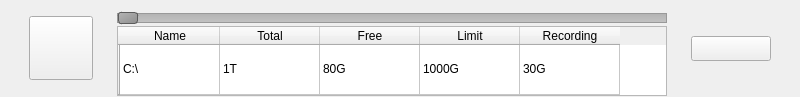
<?xml version="1.0" encoding="UTF-8"?>
<ui version="4.0">
 <class>VSCHddOneEdit</class>
 <widget class="QWidget" name="VSCHddOneEdit">
  <property name="geometry">
   <rect>
    <x>0</x>
    <y>0</y>
    <width>800</width>
    <height>97</height>
   </rect>
  </property>
  <property name="minimumSize">
   <size>
    <width>800</width>
    <height>97</height>
   </size>
  </property>
  <property name="maximumSize">
   <size>
    <width>800</width>
    <height>97</height>
   </size>
  </property>
  <property name="windowTitle">
   <string>Form</string>
  </property>
  <property name="windowIcon">
   <iconset resource="../main/vscmainwindows.qrc">
    <normaloff>:/logo/resources/vscsmall.png</normaloff>:/logo/resources/vscsmall.png</iconset>
  </property>
  <layout class="QHBoxLayout" name="horizontalLayout">
   <item>
    <widget class="QPushButton" name="pushButton">
     <property name="minimumSize">
      <size>
       <width>64</width>
       <height>64</height>
      </size>
     </property>
     <property name="maximumSize">
      <size>
       <width>64</width>
       <height>64</height>
      </size>
     </property>
     <property name="text">
      <string/>
     </property>
     <property name="icon">
      <iconset resource="../main/vscmainwindows.qrc">
       <normaloff>:/device/resources/harddisk.png</normaloff>:/device/resources/harddisk.png</iconset>
     </property>
     <property name="iconSize">
      <size>
       <width>65</width>
       <height>65</height>
      </size>
     </property>
    </widget>
   </item>
   <item>
    <layout class="QVBoxLayout" name="verticalLayout">
     <property name="spacing">
      <number>0</number>
     </property>
     <item>
      <widget class="QSlider" name="horizontalSlider">
       <property name="minimumSize">
        <size>
         <width>550</width>
         <height>0</height>
        </size>
       </property>
       <property name="maximumSize">
        <size>
         <width>550</width>
         <height>16777215</height>
        </size>
       </property>
       <property name="styleSheet">
        <string notr="true">QSlider::groove:horizontal {
border: 1px solid #999999;
height: 8px; /* the groove expands to the size of the slider by default. by giving it a height, it has a fixed size */
background: qlineargradient(x1:0, y1:0, x2:0, y2:1, stop:0 #B1B1B1, stop:1 #c4c4c4);
}
QSlider::handle:horizontal {
background: qlineargradient(x1:0, y1:0, x2:1, y2:1, stop:0 #b4b4b4, stop:1 #8f8f8f);
border: 1px solid #5c5c5c;
width: 18px;
margin: -2px 0; /* handle is placed by default on the contents rect of the groove. Expand outside the groove */
border-radius: 3px;
}</string>
       </property>
       <property name="orientation">
        <enum>Qt::Horizontal</enum>
       </property>
      </widget>
     </item>
     <item>
      <widget class="QTableWidget" name="tableWidget">
       <property name="enabled">
        <bool>true</bool>
       </property>
       <property name="minimumSize">
        <size>
         <width>550</width>
         <height>70</height>
        </size>
       </property>
       <property name="maximumSize">
        <size>
         <width>550</width>
         <height>70</height>
        </size>
       </property>
       <property name="styleSheet">
        <string notr="true">font: 11pt &quot;Arial&quot;;</string>
       </property>
       <property name="editTriggers">
        <set>QAbstractItemView::NoEditTriggers</set>
       </property>
       <property name="dragEnabled">
        <bool>false</bool>
       </property>
       <property name="alternatingRowColors">
        <bool>false</bool>
       </property>
       <property name="showGrid">
        <bool>true</bool>
       </property>
       <property name="gridStyle">
        <enum>Qt::SolidLine</enum>
       </property>
       <property name="wordWrap">
        <bool>true</bool>
       </property>
       <property name="cornerButtonEnabled">
        <bool>false</bool>
       </property>
       <attribute name="verticalHeaderVisible">
        <bool>true</bool>
       </attribute>
       <attribute name="verticalHeaderCascadingSectionResizes">
        <bool>false</bool>
       </attribute>
       <attribute name="verticalHeaderShowSortIndicator" stdset="0">
        <bool>false</bool>
       </attribute>
       <attribute name="verticalHeaderStretchLastSection">
        <bool>true</bool>
       </attribute>
       <row>
        <property name="text">
         <string/>
        </property>
       </row>
       <column>
        <property name="text">
         <string>Name</string>
        </property>
       </column>
       <column>
        <property name="text">
         <string>Total</string>
        </property>
       </column>
       <column>
        <property name="text">
         <string>Free</string>
        </property>
       </column>
       <column>
        <property name="text">
         <string>Limit</string>
        </property>
       </column>
       <column>
        <property name="text">
         <string>Recording</string>
        </property>
       </column>
       <item row="0" column="0">
        <property name="text">
         <string>C:\</string>
        </property>
       </item>
       <item row="0" column="1">
        <property name="text">
         <string>1T</string>
        </property>
       </item>
       <item row="0" column="2">
        <property name="text">
         <string>80G</string>
        </property>
       </item>
       <item row="0" column="3">
        <property name="text">
         <string>1000G</string>
        </property>
       </item>
       <item row="0" column="4">
        <property name="text">
         <string>30G</string>
        </property>
       </item>
      </widget>
     </item>
    </layout>
   </item>
   <item>
    <widget class="SwitchButton" name="checkBox">
     <property name="minimumSize">
      <size>
       <width>80</width>
       <height>25</height>
      </size>
     </property>
     <property name="maximumSize">
      <size>
       <width>80</width>
       <height>25</height>
      </size>
     </property>
     <property name="text">
      <string/>
     </property>
     <property name="icon">
      <iconset resource="../main/vscmainwindows.qrc">
       <normaloff>:/action/resources/switchputton.png</normaloff>:/action/resources/switchputton.png</iconset>
     </property>
     <property name="iconSize">
      <size>
       <width>80</width>
       <height>25</height>
      </size>
     </property>
    </widget>
   </item>
  </layout>
 </widget>
 <customwidgets>
  <customwidget>
   <class>SwitchButton</class>
   <extends>QPushButton</extends>
   <header>switchbutton.h</header>
  </customwidget>
 </customwidgets>
 <resources>
  <include location="../main/vscmainwindows.qrc"/>
 </resources>
 <connections/>
</ui>
